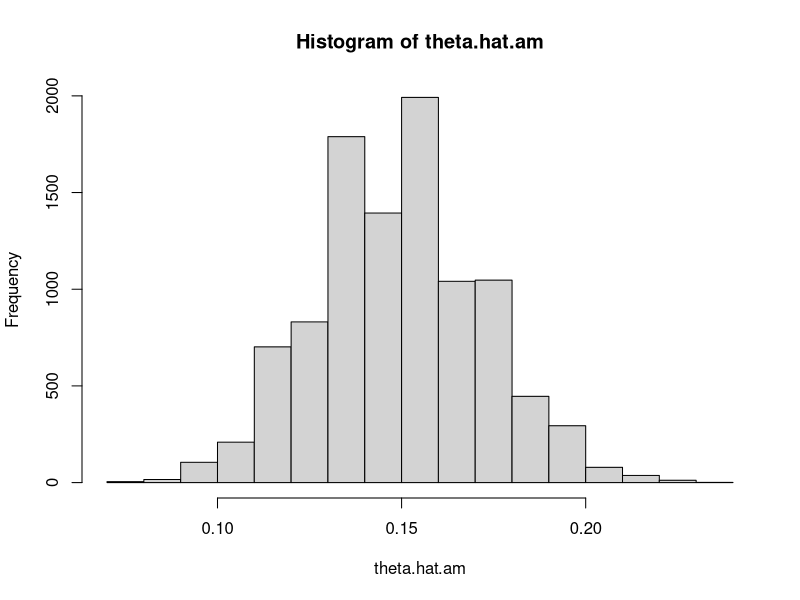
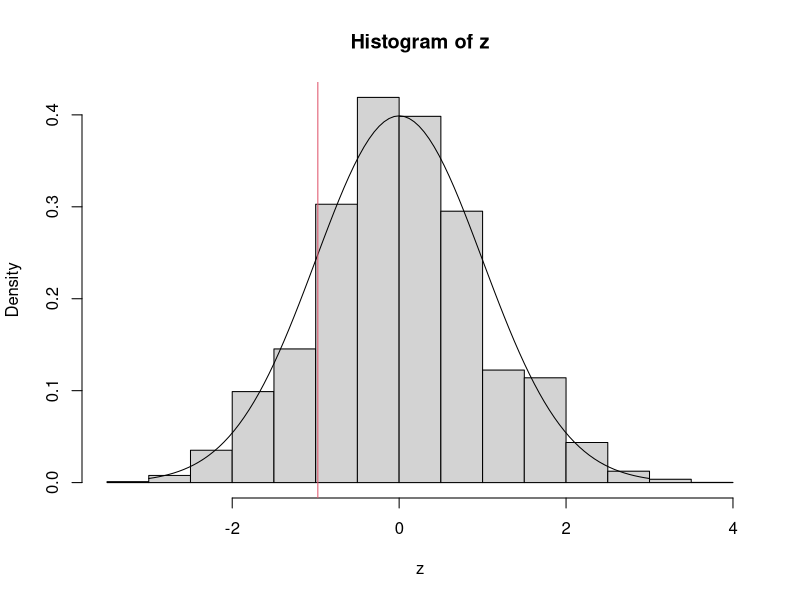

Source code (R) for these figures, in order:
## Dados
n <- 250
y <- 32

## Proporção amostral
(theta.hat <- y/n)

## Intervalo de confiança para a proporção

## Com alpha = 0.05, define valor crítico
(zc <- qnorm(.025))
## Calcula erro padrão
(ep <- sqrt((.5 * .5)/n))
## Determina intervalo
theta.hat - zc * ep * c(-1, 1)

## Teste de hipótese
## H0: theta = 0.15
## Ha: theta < 0.15
theta0 <- 0.15

## Estatistica de teste
(zcalc <- (theta.hat - theta0)/sqrt((theta0 * (1-theta0))/n))
## Com alpha = 0.05, o valor cítico é
(zcrit <- qnorm(.025))
ifelse(abs(zcalc) > abs(zcrit), "Rejeita H0", "Não rejeita H0")

## p-valor
pnorm(zcalc)

## Por simulação, sob theta0

## Gera k amostras com n = 250 e assumindo que theta0 é verdadeiro
set.seed(12)
k <- 10000
am <- rbinom(k, size = 250, prob = theta0)

## Proporção amostral
theta.hat.am <- am/n
hist(theta.hat.am)

## Padroniza a distribuição das propoções amostrais
z <- (theta.hat.am - theta0)/sqrt((theta0 * (1-theta0))/n)
hist(z, freq = FALSE)
## Aproximação pela normal
curve(dnorm, -3, 3, add = TRUE)
abline(v = zcalc, col = 2)

## Proporcao da amostra abaixo de theta0 ~ "p-valor"
sum(z < zcalc)/k
